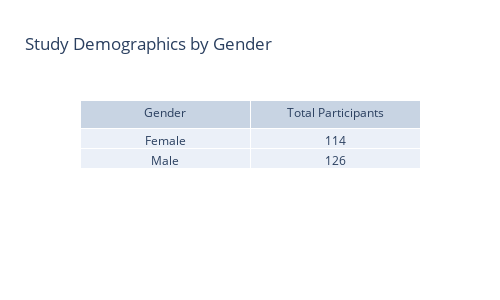

Notebook source saved alongside this figure:
### Markdown cell above
# Figure 1: Participants by Gender

### Code cell
result,genders = get_demographics(data)


fig = go.Figure(data=[go.Table(header=dict(values=['Gender', 'Total Participants']),
                                   cells=dict(values=[genders, result]))])

fig.update_layout(width=500, height=300)
fig.update_layout(title="Study Demographics by Gender")

fig.show()

assert test_get_demographics

### Figure 1 — Plotly figure (JSON) as saved in the notebook; plotly's stock layout.template omitted (floating-point values rounded to 4 significant figures)
{"data": [{"cells": {"values": [["Female", "Male"], [114, 126]]}, "header": {"values": ["Gender", "Total Participants"]}, "type": "table"}], "layout": {"height": 300, "title": {"text": "Study Demographics by Gender"}, "width": 500}}
